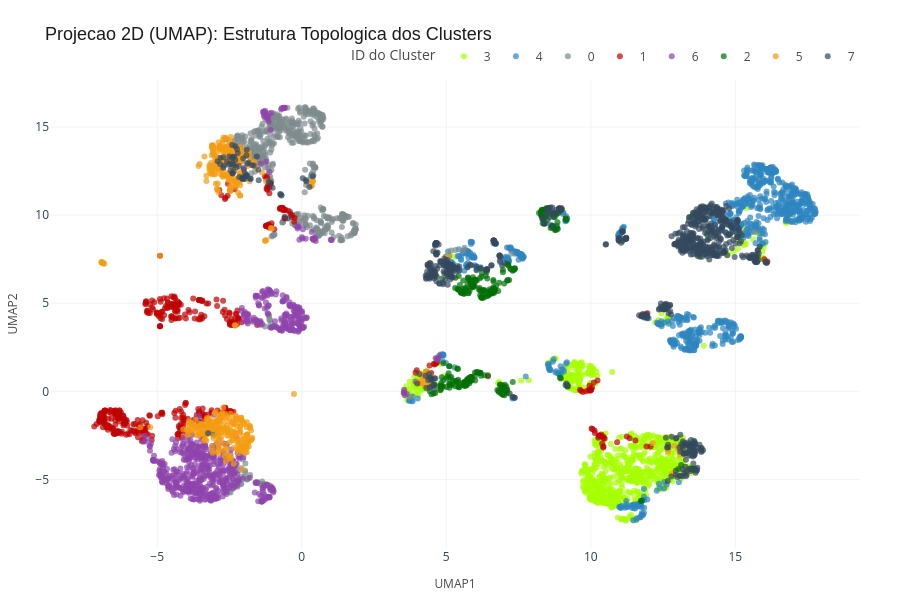
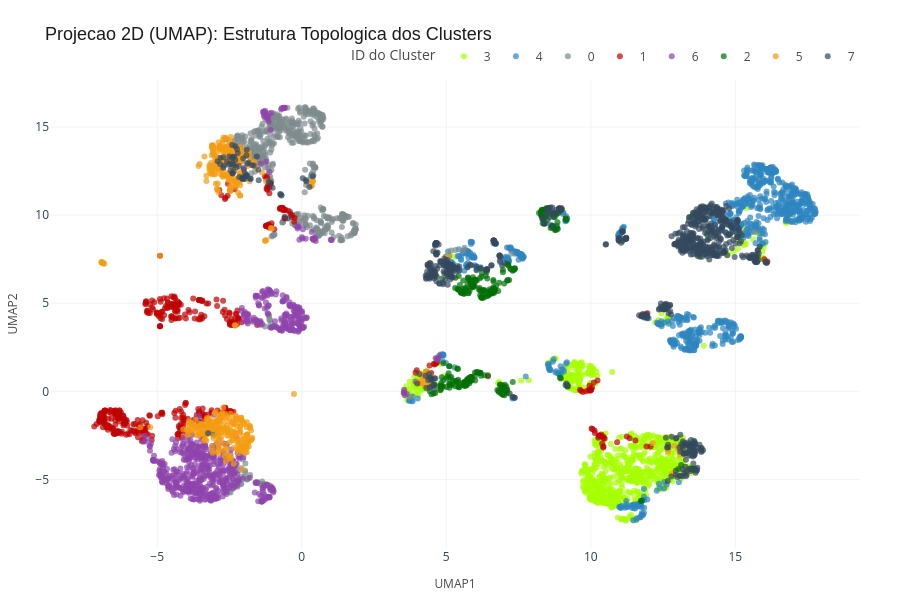

The notebook cell these images were saved under, in order:
### Code cell
# Projecao 2D via UMAP (estrutura topologica nao-linear)
plot_clusters_2d_plotly(
    df_umap, col_x='UMAP1', col_y='UMAP2',
    mapa_cores=CORES_CLUSTERS,
    titulo='Projecao 2D (UMAP): Estrutura Topologica dos Clusters'
)

### Figure 1 — Plotly figure (JSON) as saved in the notebook; plotly's stock layout.template omitted (floating-point values rounded to 4 significant figures; data arrays with more than 128 entries replaced by an {"elided": "..."} marker saying what was removed)
{"data": [{"customdata": {"elided": "923x1 str values"}, "hovertemplate": "Cluster=%{customdata[0]}<extra></extra>", "legendgroup": "3", "marker": {"color": "#A6FF00", "opacity": 0.7, "symbol": "circle"}, "mode": "markers", "name": "3", "orientation": "v", "showlegend": true, "type": "scatter", "x": {"elided": "923 float values"}, "xaxis": "x", "y": {"elided": "923 float values"}, "yaxis": "y"}, {"customdata": {"elided": "807x1 str values"}, "hovertemplate": "Cluster=%{customdata[0]}<extra></extra>", "legendgroup": "4", "marker": {"color": "#2E86C1", "opacity": 0.7, "symbol": "circle"}, "mode": "markers", "name": "4", "orientation": "v", "showlegend": true, "type": "scatter", "x": {"elided": "807 float values"}, "xaxis": "x", "y": {"elided": "807 float values"}, "yaxis": "y"}, {"customdata": {"elided": "557x1 str values"}, "hovertemplate": "Cluster=%{customdata[0]}<extra></extra>", "legendgroup": "0", "marker": {"color": "#7F8C8D", "opacity": 0.7, "symbol": "circle"}, "mode": "markers", "name": "0", "orientation": "v", "showlegend": true, "type": "scatter", "x": {"elided": "557 float values"}, "xaxis": "x", "y": {"elided": "557 float values"}, "yaxis": "y"}, {"customdata": {"elided": "439x1 str values"}, "hovertemplate": "Cluster=%{customdata[0]}<extra></extra>", "legendgroup": "1", "marker": {"color": "#C00000", "opacity": 0.7, "symbol": "circle"}, "mode": "markers", "name": "1", "orientation": "v", "showlegend": true, "type": "scatter", "x": {"elided": "439 float values"}, "xaxis": "x", "y": {"elided": "439 float values"}, "yaxis": "y"}, {"customdata": {"elided": "714x1 str values"}, "hovertemplate": "Cluster=%{customdata[0]}<extra></extra>", "legendgroup": "6", "marker": {"color": "#8E44AD", "opacity": 0.7, "symbol": "circle"}, "mode": "markers", "name": "6", "orientation": "v", "showlegend": true, "type": "scatter", "x": {"elided": "714 float values"}, "xaxis": "x", "y": {"elided": "714 float values"}, "yaxis": "y"}, {"customdata": {"elided": "327x1 str values"}, "hovertemplate": "Cluster=%{customdata[0]}<extra></extra>", "legendgroup": "2", "marker": {"color": "#007006", "opacity": 0.7, "symbol": "circle"}, "mode": "markers", "name": "2", "orientation": "v", "showlegend": true, "type": "scatter", "x": {"elided": "327 float values"}, "xaxis": "x", "y": {"elided": "327 float values"}, "yaxis": "y"}, {"customdata": {"elided": "462x1 str values"}, "hovertemplate": "Cluster=%{customdata[0]}<extra></extra>", "legendgroup": "5", "marker": {"color": "#F39C12", "opacity": 0.7, "symbol": "circle"}, "mode": "markers", "name": "5", "orientation": "v", "showlegend": true, "type": "scatter", "x": {"elided": "462 float values"}, "xaxis": "x", "y": {"elided": "462 float values"}, "yaxis": "y"}, {"customdata": {"elided": "771x1 str values"}, "hovertemplate": "Cluster=%{customdata[0]}<extra></extra>", "legendgroup": "7", "marker": {"color": "#34495E", "opacity": 0.7, "symbol": "circle"}, "mode": "markers", "name": "7", "orientation": "v", "showlegend": true, "type": "scatter", "x": {"elided": "771 float values"}, "xaxis": "x", "y": {"elided": "771 float values"}, "yaxis": "y"}], "layout": {"height": 600, "legend": {"font": {"color": "#4A4A4A", "size": 12}, "orientation": "h", "title": {"text": "ID do Cluster"}, "tracegroupgap": 0, "x": 1, "xanchor": "right", "y": 1.02, "yanchor": "bottom"}, "margin": {"b": 40, "l": 40, "r": 40, "t": 80}, "plot_bgcolor": "white", "title": {"font": {"color": "#1C1C1C", "family": "Arial", "size": 18}, "text": "Projecao 2D (UMAP): Estrutura Topologica dos Clusters"}, "width": 900, "xaxis": {"anchor": "y", "domain": [0, 1], "gridcolor": "#F2F3F4", "gridwidth": 1, "showgrid": true, "title": {"font": {"color": "#4A4A4A", "size": 12}, "text": "UMAP1"}, "zeroline": false}, "yaxis": {"anchor": "x", "domain": [0, 1], "gridcolor": "#F2F3F4", "gridwidth": 1, "showgrid": true, "title": {"font": {"color": "#4A4A4A", "size": 12}, "text": "UMAP2"}, "zeroline": false}}}

### Figure 2 — Plotly figure (JSON) as saved in the notebook; plotly's stock layout.template omitted (floating-point values rounded to 4 significant figures; data arrays with more than 128 entries replaced by an {"elided": "..."} marker saying what was removed)
{"data": [{"customdata": {"elided": "923x1 str values"}, "hovertemplate": "Cluster=%{customdata[0]}<extra></extra>", "legendgroup": "3", "marker": {"color": "#A6FF00", "opacity": 0.7, "symbol": "circle"}, "mode": "markers", "name": "3", "orientation": "v", "showlegend": true, "type": "scatter", "x": {"elided": "923 float values"}, "xaxis": "x", "y": {"elided": "923 float values"}, "yaxis": "y"}, {"customdata": {"elided": "807x1 str values"}, "hovertemplate": "Cluster=%{customdata[0]}<extra></extra>", "legendgroup": "4", "marker": {"color": "#2E86C1", "opacity": 0.7, "symbol": "circle"}, "mode": "markers", "name": "4", "orientation": "v", "showlegend": true, "type": "scatter", "x": {"elided": "807 float values"}, "xaxis": "x", "y": {"elided": "807 float values"}, "yaxis": "y"}, {"customdata": {"elided": "557x1 str values"}, "hovertemplate": "Cluster=%{customdata[0]}<extra></extra>", "legendgroup": "0", "marker": {"color": "#7F8C8D", "opacity": 0.7, "symbol": "circle"}, "mode": "markers", "name": "0", "orientation": "v", "showlegend": true, "type": "scatter", "x": {"elided": "557 float values"}, "xaxis": "x", "y": {"elided": "557 float values"}, "yaxis": "y"}, {"customdata": {"elided": "439x1 str values"}, "hovertemplate": "Cluster=%{customdata[0]}<extra></extra>", "legendgroup": "1", "marker": {"color": "#C00000", "opacity": 0.7, "symbol": "circle"}, "mode": "markers", "name": "1", "orientation": "v", "showlegend": true, "type": "scatter", "x": {"elided": "439 float values"}, "xaxis": "x", "y": {"elided": "439 float values"}, "yaxis": "y"}, {"customdata": {"elided": "714x1 str values"}, "hovertemplate": "Cluster=%{customdata[0]}<extra></extra>", "legendgroup": "6", "marker": {"color": "#8E44AD", "opacity": 0.7, "symbol": "circle"}, "mode": "markers", "name": "6", "orientation": "v", "showlegend": true, "type": "scatter", "x": {"elided": "714 float values"}, "xaxis": "x", "y": {"elided": "714 float values"}, "yaxis": "y"}, {"customdata": {"elided": "327x1 str values"}, "hovertemplate": "Cluster=%{customdata[0]}<extra></extra>", "legendgroup": "2", "marker": {"color": "#007006", "opacity": 0.7, "symbol": "circle"}, "mode": "markers", "name": "2", "orientation": "v", "showlegend": true, "type": "scatter", "x": {"elided": "327 float values"}, "xaxis": "x", "y": {"elided": "327 float values"}, "yaxis": "y"}, {"customdata": {"elided": "462x1 str values"}, "hovertemplate": "Cluster=%{customdata[0]}<extra></extra>", "legendgroup": "5", "marker": {"color": "#F39C12", "opacity": 0.7, "symbol": "circle"}, "mode": "markers", "name": "5", "orientation": "v", "showlegend": true, "type": "scatter", "x": {"elided": "462 float values"}, "xaxis": "x", "y": {"elided": "462 float values"}, "yaxis": "y"}, {"customdata": {"elided": "771x1 str values"}, "hovertemplate": "Cluster=%{customdata[0]}<extra></extra>", "legendgroup": "7", "marker": {"color": "#34495E", "opacity": 0.7, "symbol": "circle"}, "mode": "markers", "name": "7", "orientation": "v", "showlegend": true, "type": "scatter", "x": {"elided": "771 float values"}, "xaxis": "x", "y": {"elided": "771 float values"}, "yaxis": "y"}], "layout": {"height": 600, "legend": {"font": {"color": "#4A4A4A", "size": 12}, "orientation": "h", "title": {"text": "ID do Cluster"}, "tracegroupgap": 0, "x": 1, "xanchor": "right", "y": 1.02, "yanchor": "bottom"}, "margin": {"b": 40, "l": 40, "r": 40, "t": 80}, "plot_bgcolor": "white", "title": {"font": {"color": "#1C1C1C", "family": "Arial", "size": 18}, "text": "Projecao 2D (UMAP): Estrutura Topologica dos Clusters"}, "width": 900, "xaxis": {"anchor": "y", "domain": [0, 1], "gridcolor": "#F2F3F4", "gridwidth": 1, "showgrid": true, "title": {"font": {"color": "#4A4A4A", "size": 12}, "text": "UMAP1"}, "zeroline": false}, "yaxis": {"anchor": "x", "domain": [0, 1], "gridcolor": "#F2F3F4", "gridwidth": 1, "showgrid": true, "title": {"font": {"color": "#4A4A4A", "size": 12}, "text": "UMAP2"}, "zeroline": false}}}
